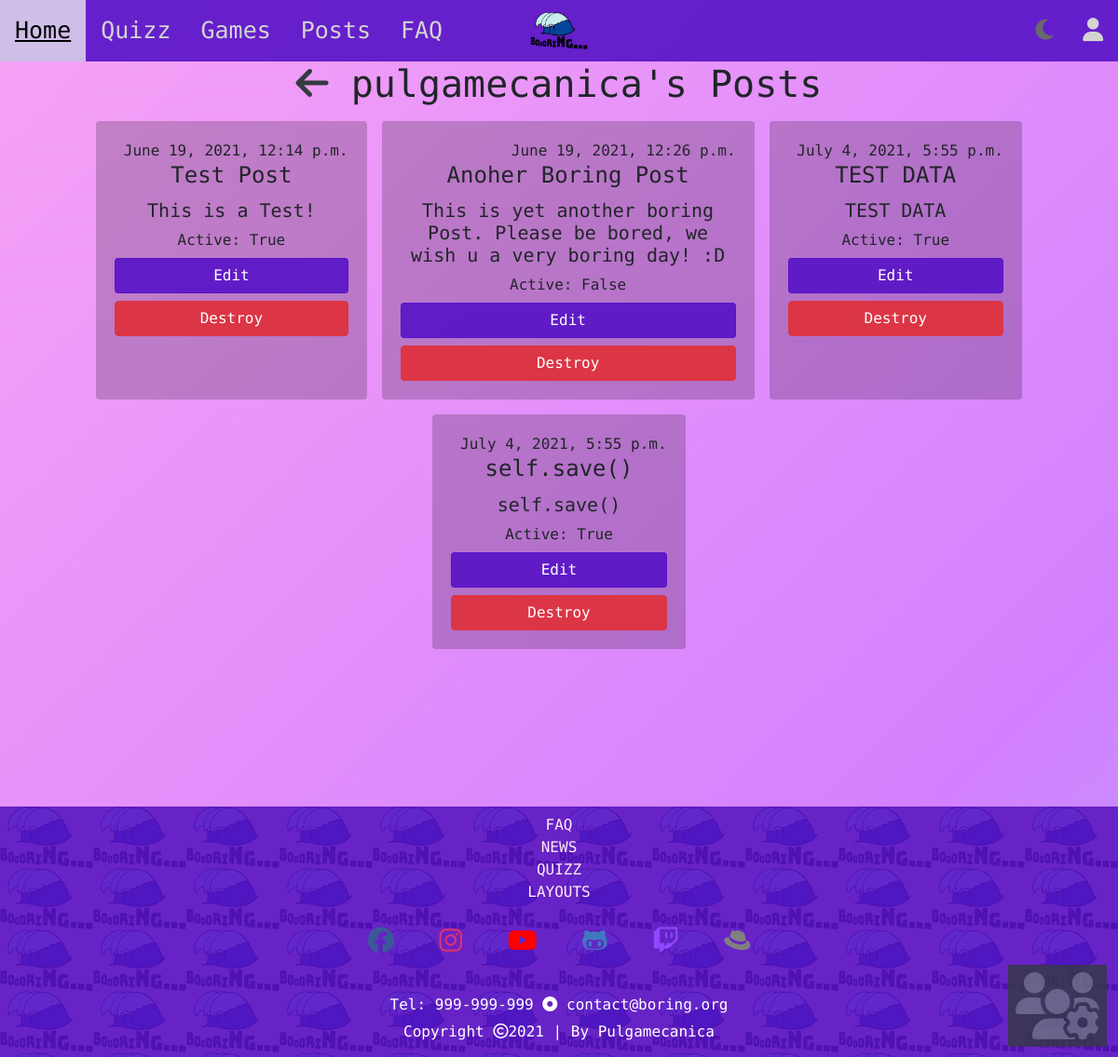
Page /boring/posts (signed in) on the committed database.
### boring/models.py (models this page shows, shortened)
class Post(models.Model):
    title = models.CharField(max_length = 30)
    description = models.TextField(max_length = 150)
    views = models.IntegerField(default = 0)
    likes = models.IntegerField(default = 0)
    active = models.BooleanField(default=False)
    created_at = models.DateTimeField(auto_now_add=True)
    short_description = models.CharField(max_length = 15, default='Details')
    user = models.ForeignKey(BoringUser, on_delete=models.CASCADE, related_name="posts")

### boring/views.py (the view)
# urls.py: path('posts', views.posts_page_view, name='posts'),
@login_required(login_url='./login')
def posts_page_view(request):
    context = {'posts': Post.objects.all().filter(user = request.user.boringuser)}
    return render(request, 'boring/posts.html', context)

### boring/templates/boring/posts.html
{% extends 'boring_website/base.html' %}
{% block main %}
   <h1 class="text-center"><a href={% url 'boring:profile' %}><i class="fas fa-arrow-left text-dark"></i></a> {{ user.username }}'s Posts</h1>
   <div class="container boring-games-container">
      <div class="row justify-content-center">
         {% for post in posts %}
            <div class="card m-2" style="max-width:400px";>
               <div class="card-body text-center">
                  <span class="float-right"> {{ post.created_at}}</span>
                  <br>
                  <h4 class="card-title"> {{ post.title }} </h4>
                  <span class="card-text">
                     <h5> {{ post.description }} </h5>
                     <h6>Active: {{ post.active }} </h6>
                     <a href="{% url 'boring:post' post.id %}" class="btn btn-primary btn-block">Edit</a>
                     <a href={% url 'boring:delete_post' post.id %} class="btn btn-danger btn-block" onclick="return confirm('Please, confirm action:\nDelete {{post.title}}')">Destroy</a>
                  </span>
                  </div>
            </div>
         {% empty %}
            Uppsss, You don't have any posts :(
         {% endfor %}
      </div>
   </div>
{% endblock %}

### boring_website/static/boring_website/css/base.css (style rules this page uses)
* { scroll-behavior: smooth; box-sizing: border-box; padding: 0; margin: 0; }
.btn-primary { background-color: #5712c7e6; border-color: #5712c7e6; }
.card { background-color: rgba(255, 255, 255, 0.6); border: none; }
html { width: 100%; }
body { width: 100%; margin: 0; background: linear-gradient(-45deg, #17eb76, #0be683, #4fe3b9, #8cd5ff, #d380ff, #f7a3f6); background-size: 400% 400%; animation: gradient 10s ease infinite; font-family: 'Nova Mono', monospace; }

### boring_website/static/boring_website/css/home.css (style rules this page uses)
.intro-box h1, h5, h6, p { margin: 10px; }

### boring/static/boring/css/boringGames.css (style rules this page uses)
.boring-games-container .card { background-color: rgba(0, 0, 0, 0.2); }

### rows in the picture
Post: created_at "June 19, 2021, 12:14 p.m.", title "Test Post", description "This is a Test!", active "True"
Post: created_at "June 19, 2021, 12:26 p.m.", title "Anoher Boring Post", description "This is yet another boring Post. Please be bored, we wish u a very boring day! :D", active "False"
Post: created_at "July 4, 2021, 5:55 p.m.", title "TEST DATA", description "TEST DATA", active "True"
Post: created_at "July 4, 2021, 5:55 p.m.", title "self.save()", description "self.save()", active "True"

### other values in the picture
{{ user.username }} "pulgamecanica"
